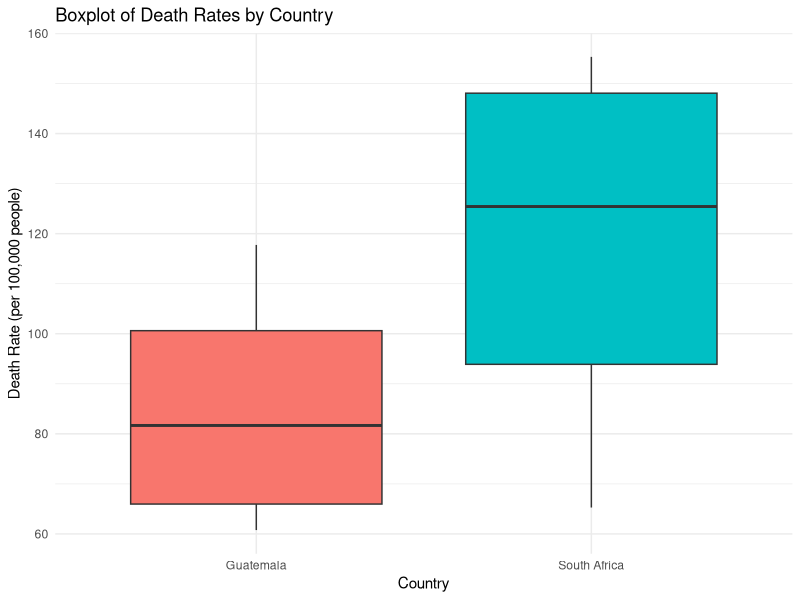

This chart was generated by the following R code:
# Load necessary library
library(ggplot2)

# Load the dataset
data <- read.csv("5- respiratory-infection-death-rate-who-mdb.csv")

# Rename columns for clarity
colnames(data) <- c("Entity", "Code", "Year", "Death_Rate")

filtered_data <- subset(data, Year >= 2000 & Year <= 2015 & (Entity == "Guatemala" | Entity == "South Africa"))

# Select a subset of countries (e.g., top 5 countries with most data entries)
top_countries <- unique(filtered_data$Entity)[1:2]  # Replace with desired countries
filtered_countries <- subset(filtered_data, Entity %in% top_countries)

# Create the boxplot
ggplot(filtered_countries, aes(x = Entity, y = Death_Rate, fill = Entity)) +
  geom_boxplot(outlier.color = "red", outlier.shape = 16, notch = FALSE) +
  labs(title = "Boxplot of Death Rates by Country",
       x = "Country",
       y = "Death Rate (per 100,000 people)") +
  theme_minimal() +
  theme(legend.position = "none")
